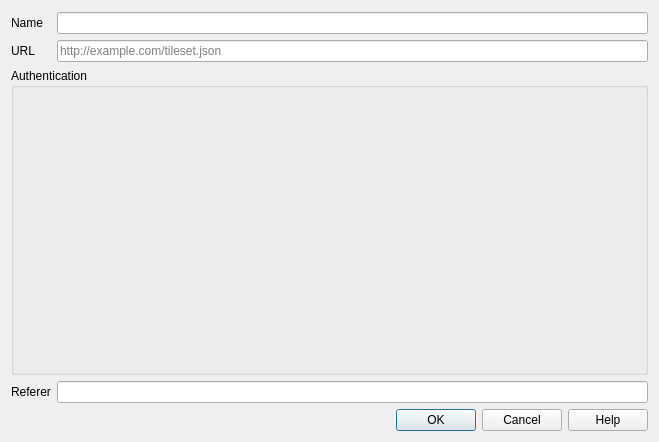
<?xml version="1.0" encoding="UTF-8"?>
<ui version="4.0">
 <class>QgsTiledSceneConnectionDialog</class>
 <widget class="QDialog" name="QgsTiledSceneConnectionDialog">
  <property name="geometry">
   <rect>
    <x>0</x>
    <y>0</y>
    <width>659</width>
    <height>442</height>
   </rect>
  </property>
  <property name="windowTitle">
   <string>Tiled Scene Connection</string>
  </property>
  <layout class="QVBoxLayout" name="verticalLayout">
   <property name="topMargin">
    <number>12</number>
   </property>
   <item>
    <layout class="QGridLayout" name="gridLayout_2">
     <item row="0" column="0">
      <widget class="QLabel" name="label">
       <property name="text">
        <string>Name</string>
       </property>
      </widget>
     </item>
     <item row="0" column="1">
      <widget class="QLineEdit" name="mEditName">
       <property name="toolTip">
        <string>Name of the new connection</string>
       </property>
      </widget>
     </item>
     <item row="1" column="0">
      <widget class="QLabel" name="label_2">
       <property name="text">
        <string>URL</string>
       </property>
      </widget>
     </item>
     <item row="3" column="0">
      <widget class="QLabel" name="lblReferer">
       <property name="text">
        <string>Referer</string>
       </property>
       <property name="buddy">
        <cstring>mEditReferer</cstring>
       </property>
      </widget>
     </item>
     <item row="1" column="1">
      <widget class="QLineEdit" name="mEditUrl">
       <property name="toolTip">
        <string>URL of the connection</string>
       </property>
       <property name="placeholderText">
        <string>http://example.com/tileset.json</string>
       </property>
      </widget>
     </item>
     <item row="3" column="1">
      <widget class="QLineEdit" name="mEditReferer">
       <property name="toolTip">
        <string>Optional custom referer</string>
       </property>
      </widget>
     </item>
     <item row="2" column="0" colspan="2">
      <widget class="QGroupBox" name="mAuthGroupBox">
       <property name="title">
        <string>Authentication</string>
       </property>
       <layout class="QVBoxLayout" name="verticalLayout_3">
        <property name="leftMargin">
         <number>6</number>
        </property>
        <property name="topMargin">
         <number>6</number>
        </property>
        <property name="rightMargin">
         <number>6</number>
        </property>
        <property name="bottomMargin">
         <number>6</number>
        </property>
        <item>
         <widget class="QgsAuthSettingsWidget" name="mAuthSettings" native="true"/>
        </item>
       </layout>
      </widget>
     </item>
    </layout>
   </item>
   <item>
    <widget class="QDialogButtonBox" name="buttonBox">
     <property name="orientation">
      <enum>Qt::Horizontal</enum>
     </property>
     <property name="standardButtons">
      <set>QDialogButtonBox::Cancel|QDialogButtonBox::Help|QDialogButtonBox::Ok</set>
     </property>
    </widget>
   </item>
  </layout>
 </widget>
 <customwidgets>
  <customwidget>
   <class>QgsAuthSettingsWidget</class>
   <extends>QWidget</extends>
   <header>qgsauthsettingswidget.h</header>
   <container>1</container>
  </customwidget>
 </customwidgets>
 <resources/>
 <connections>
  <connection>
   <sender>buttonBox</sender>
   <signal>accepted()</signal>
   <receiver>QgsTiledSceneConnectionDialog</receiver>
   <slot>accept()</slot>
   <hints>
    <hint type="sourcelabel">
     <x>224</x>
     <y>381</y>
    </hint>
    <hint type="destinationlabel">
     <x>157</x>
     <y>274</y>
    </hint>
   </hints>
  </connection>
  <connection>
   <sender>buttonBox</sender>
   <signal>rejected()</signal>
   <receiver>QgsTiledSceneConnectionDialog</receiver>
   <slot>reject()</slot>
   <hints>
    <hint type="sourcelabel">
     <x>292</x>
     <y>387</y>
    </hint>
    <hint type="destinationlabel">
     <x>286</x>
     <y>274</y>
    </hint>
   </hints>
  </connection>
 </connections>
</ui>
